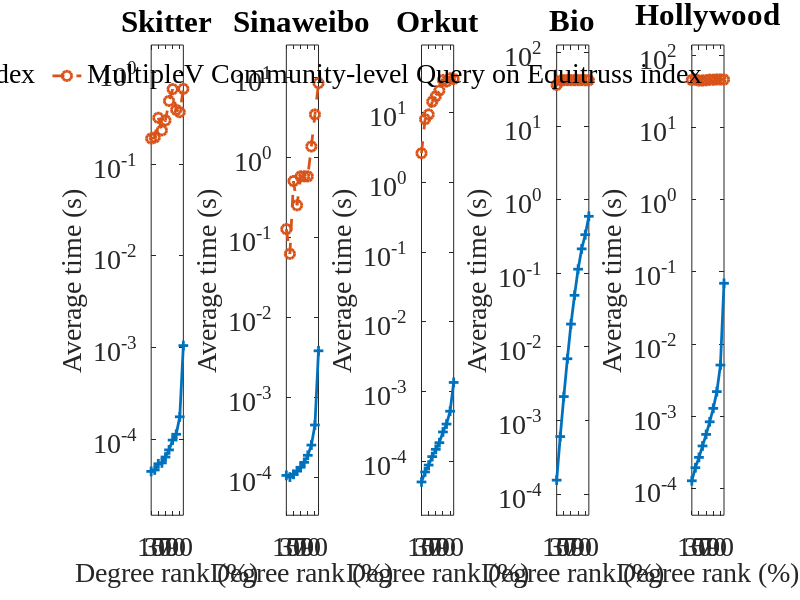

Write MATLAB code to recreate this figure. (Note: this script raises an error after producing the figure.)
close all;
clear;
load('multiplev_3_info_compare.mat');
num_graphs = 5;
num_columns = 5;
num_rows = 1;

title_string = {
    'Skitter' ...
    'Sinaweibo' ...
    'Orkut' ...        
    'Bio' ...
    'Hollywood'};
% Sequence on file:
% facebook, wiki, skitter, baidu, Livejournal, 
% orkut, sinaweibo, hollywood, bio
sequence = [3 7 6 9 8];
legend_string = {'MultipleV Community-level Query on 2-level index'...
    'MultipleV Community-level Query on Equitruss index'};

figure(1);
for idx = 1:numel(sequence)
    graph_i = sequence(idx);
    subplot(num_rows, num_columns, idx);
    plot(k_info(graph_i,1:10) / (1000 * 100), '-+', 'LineWidth', 2, 'Markers', 7); hold on;
    plot(k_equi_info(graph_i,1:10) / (1000 * 100), '--o', 'LineWidth', 2, 'Markers', 7);
    
    xlim([1 10]);
    set(gca,'XTick',(1:2:10));
    set(gca,'XTickLabel',{'10'; '30'; '50'; '70'; '90'});
    set(gca, 'Fontname', 'Times New Roman', 'Fontsize', 20);
    set(gca, 'YScale', 'log');
    
    data = [k_equi_info(graph_i,1:10) / (1000 * 100), ...
        k_info(graph_i,1:10) / (1000 * 100)];
    y_max = max(data);
    y_min = min(data);
    %y_min = max(y_min, 0.002);
    ylim([y_min/3, y_max*3]);
    xlabel_hand=xlabel({'Degree rank (%)';' '});
    set(xlabel_hand,'Fontname', 'Times New Roman', 'Fontsize', 20);
    ylabel_hand=ylabel('Average time (s)');
    set(ylabel_hand,'Fontname', 'Times New Roman', 'Fontsize', 20);
    title(title_string(idx));
end

legend_hand = legend(legend_string,...
    'Orientation', 'horizontal',...
    'Position', [0.1 0 0.8 0.07]);
set(legend_hand,'Fontname', 'Times New Roman', ...
    'Fontsize', 20, 'box', 'off');

fig = gcf;
fig.PaperUnits = 'inches';
fig.PaperSize = [16 3.5];
fig.PaperPosition = [-1.5 0 19 3.5];
print('multiplev_k_compare_small.pdf', '-dpdf')